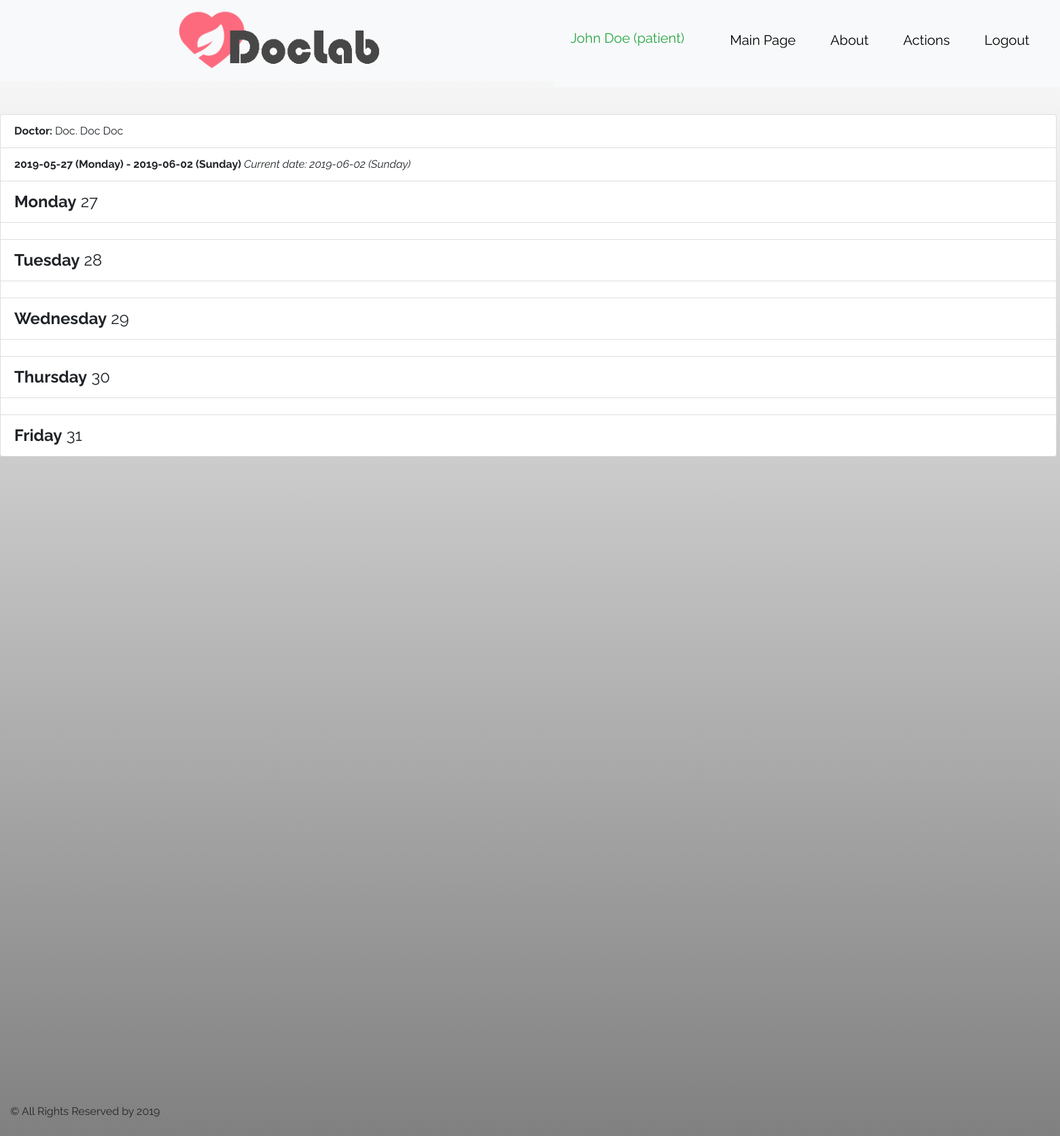
The app's page /doctor/schedule/2/ (signed in), older data.
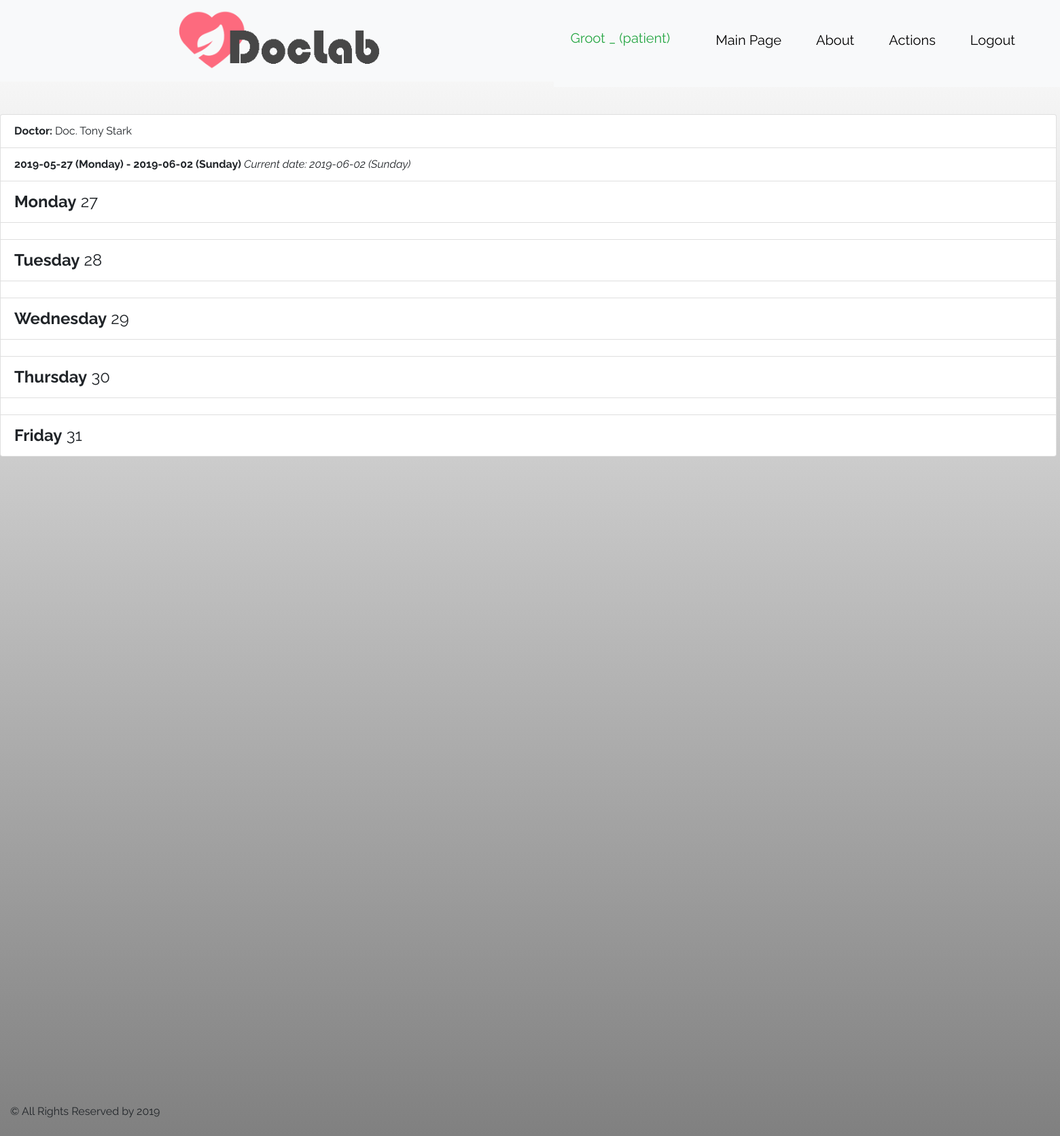
The same page, newer data.
### doctor/models.py (models this page shows, shortened)
class UserProfile(AbstractBaseUser, PermissionsMixin):
    accType = (
        (0, 'Unknown'),
        (1, 'Doctor'),
        (2, 'LabAssistant'),
        (3, 'Patient'),
        (4, 'Admin'),
    )
    username = models.CharField(max_length=25, unique=True)
    email = models.EmailField(unique=True)
    is_active = models.BooleanField(default=True)
    is_staff = models.BooleanField(default=False)
    acc_type = models.IntegerField(choices=accType, default=0)
    pat_ref = models.OneToOneField(Patient, on_delete=models.CASCADE, null=True, blank=True, unique=True)
    doc_ref = models.ForeignKey(Doctor, on_delete=models.CASCADE, null=True, blank=True)
    USERNAME_FIELD = "username"
    objects = UserManager()
    REQUIRED_FIELDS = ["email"]

class Patient(models.Model):
    BLOOD_TYPE = (
        (0, 'O+'),
        (1, 'O-'),
        (2, 'B-'),
        (3, 'B+'),
        (4, 'A-'),
        (5, 'A+'),
        (6, 'AB-'),
        (7, 'AB+')
    )
    GENDER = (
        (0, 'Male'),
        (1, 'Female')
    )
    first_name = models.CharField(max_length=45)
    middle_name = models.CharField(max_length=45)
    last_name = models.CharField(max_length=45)
    passport_id = models.CharField(max_length=8, default='AA000000')
    gender = models.BooleanField(choices=GENDER, default=0)
    birth_date = models.DateField(blank=True, default=timezone.now)
    address = models.CharField(max_length=90, blank=True)
    phone_number = models.CharField(max_length=15, blank=True)
    email = models.CharField(max_length=254, blank=True)
    blood_type = models.IntegerField(choices=BLOOD_TYPE)
    notes = models.TextField(max_length=1000, blank=True)
    doctor_id = models.ForeignKey(Doctor, on_delete=models.SET_NULL, null=True)
    def __str__(self):
        return self.first_name + ' ' + self.last_name

### doctor/views.py (the view, shortened to what this page needs)
# urls.py: path('schedule/<int:pk>/', views.WeekView.as_view(), name='schedule'),
class WeekView(generic.ListView):
    model = Schedule
    template_name = 'doctor/week.html'
    def get_context_data(self, **kwargs):
        fin = {}
        d_id = Doctor.objects.get(pk=self.kwargs.get("pk"))
        days = ['Monday', 'Tuesday', 'Wednesday', 'Thursday', 'Friday', 'Saturday', 'Sunday']
        allowed_users = [1, 4]
        curr_date = datetime.today()
        start_week = curr_date - timedelta(curr_date.weekday())
        end_week = start_week + timedelta(6)
        objects = Schedule.objects.filter(doctor_id=d_id, day__range=[start_week, end_week])
        context = '<ul class="list-group">'
        context += '<li class="list-group-item"><b>Doctor: </b>' + str(self.request.user.doc_ref)
        context += '<li class="list-group-item"><b>'
        context += str(start_week.date()) + ' (' + str(days[start_week.weekday()]) + ') - '
        context += str(end_week.date()) + ' (' + str(days[end_week.weekday()]) + ')</b>'
        context += '<i> Current date: ' + str(curr_date.date()) + ' (' + str(days[curr_date.weekday()]) + ')</i></li>'
        for i in range(days.__len__() - 2):
            curr_day_month = start_week + timedelta(i)
            context += '<li class="list-group-item" style="font-size: 150%"><b>' + days[i] + '</b> ' + str(
                curr_day_month.day)
            if i == curr_date.weekday():
                context += ' <i>(Today)</i>'
            context += '</li>'
            if i != 4:
                context += '<li class="list-group-item"></li>'
        context += '</ul>'
        fin['week'] = mark_safe(context)
        return fin

### doctor/models.py (called while the page is built)
    def __str__(self):
        return 'Doc. ' + self.first_name + ' ' + self.last_name

### doctor/templates/doctor/week.html (shortened to what this page needs)
{% extends 'extends/base.html' %}
{% block content %}
    {{ week }}
{% endblock %}

### main/templates/extends/header.html (shortened to what this page needs)
{% load static %}
<!DOCTYPE html>
<html lang="en">
<head>
    <link rel="stylesheet" href="{% static 'main/images/style1.css' %}">
</head>
<body>
<header>
    <nav class="navbar navbar-expand-sm bg-light">
        <ul class="navbar-nav mr-auto">
            <div class="logo">
                <a href="{% url 'main:index' %}"><img class="graficlogo" src="{% static 'main/images/logo.png' %}"></a>
            </div>
            <nav class="navbar navbar-expand-sm bg-light">
                <ul class="navbar-nav mr-auto">
                    {% if user.is_authenticated %}
                        <li class="nav-item active">
                            <a class="navbar-brand nav-link text-success">
                                {% if user.acc_type == 3 %}
                                    {{ user.pat_ref }}
                                {% elif user.acc_type == 4 %}
                                    {{ user.doc_ref }}
                                {% endif %}
                                ({{ user.username }})
                            </a>
                        </li>
                    {% endif %}
                    <li class="nav-item">
                        <a class="nav-link" href="{% url 'main:index' %}">Main Page</a>
                    </li>
                    <li class="nav-item">
                        <a class="nav-link" href="{% url 'main:info' %}">About</a>
                    </li>
                    {% if user.is_authenticated %}
                        {% if user.acc_type == 1 %}
                            <li class="nav-item">
                                <a class="nav-link" href="{% url 'doctor:index' %}">Doctor Panel</a>
                            </li>
                        {% elif user.acc_type == 2 %}
                            <li class="nav-item">
                                <a class="nav-link" href="{% url 'lab:index' %}">Lab Tests Panel</a>
                            </li>
                        {% elif user.acc_type == 3 %}
                            <li class="nav-item">
                                <a class="nav-link" href="{% url 'patient:index' %}">Actions</a>
                            </li>
                        {% endif %}
                    {% endif %}
                    {% if user.is_authenticated %}
                        <li class="nav-item mr-auto">
                            <a class="nav-link " href="{% url 'logout' %}">Logout</a>
                        </li>
                    {% else %}
                        <li class="nav-item mr-auto">
                            <a class="nav-link mr-auto" href="{% url 'login' %}">Login</a>
                        </li>
                    {% endif %}
                </ul>
            </nav>
        </ul>
    </nav>
<br>
<br>
</header>
</body>
</html>

Row changes from the older to the newer data that the page shows:
changed UserProfile "patient": pat_ref "John Doe" → "Groot _"
Text that changed along with them:
{{ week }}: "Doctor: Doc. Doc Doc 2019-05-27 (Monday) - 2019-06-02 (Sunday) Current date: 2019-06-02 (Sunday) Monday 27 Tuesday 28 Wednesday 29 Thursday 30 Friday 31" → "Doctor: Doc. Tony Stark 2019-05-27 (Monday) - 2019-06-02 (Sunday) Current date: 2019-06-02 (Sunday) Monday 27 Tuesday 28 Wednesday 29 Thursday 30 Friday 31"
